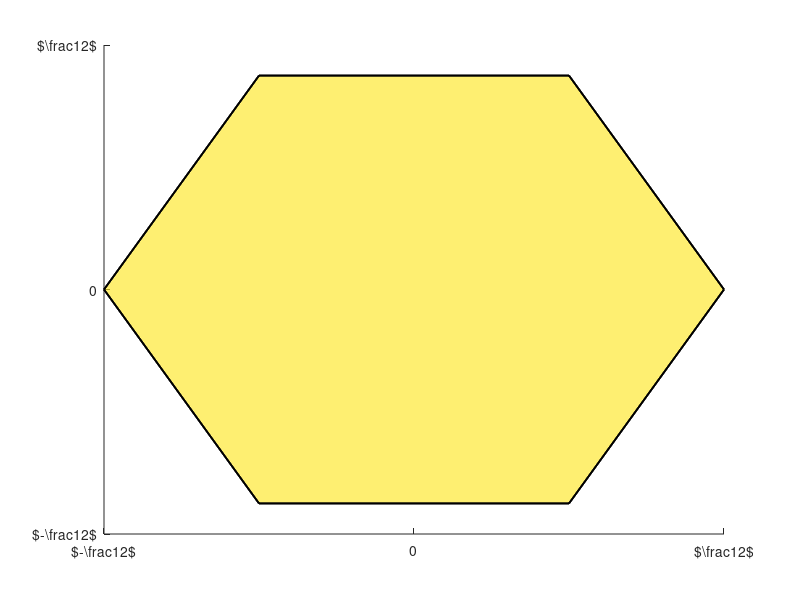

Write the MATLAB code that produced this figure. (Note: this script raises an error after producing the figure.)
%% F_{p_6 \ SE(2)}
close all; clear; clc;

%% Tiles
tile = struct ('face_x', 0, 'face_y', 0, 'face_z', 0, 'face_center', 0);

tile(1).face_x = 2.0 * [4.0, 8.0, 4.0, -4.0, -8.0, -4.0] / 8.0;
tile(1).face_y = 2.0 * [7.0, 0.0, -7.0, -7.0, 0.0, 7.0] / 8.0;
tile(1).face_z = pi * ones (1, 6) / 6.0;

tile(2).face_x = 2.0 * [4.0, 8.0, 4.0, -4.0, -8.0, -4.0] / 8.0;
tile(2).face_y = 2.0 * [7.0, 0.0, -7.0, -7.0, 0.0, 7.0] / 8.0;
tile(2).face_z = -pi * ones (1, 6) / 6.0;

tile(3).face_x = [tile(1).face_x(1), tile(1).face_x(2), tile(1).face_x(2), tile(1).face_x(1)];
tile(3).face_y = [tile(1).face_y(1), tile(1).face_y(2), tile(1).face_y(2), tile(1).face_y(1)];
tile(3).face_z = pi * [1.0, 1.0, -1.0, -1.0] / 6.0;

tile(4).face_x = [tile(1).face_x(2), tile(1).face_x(3), tile(1).face_x(3), tile(1).face_x(2)];
tile(4).face_y = [tile(1).face_y(2), tile(1).face_y(3), tile(1).face_y(3), tile(1).face_y(2)];
tile(4).face_z = pi * [1.0, 1.0, -1.0, -1.0] / 6.0;

tile(5).face_x = [tile(1).face_x(3), tile(1).face_x(4), tile(1).face_x(4), tile(1).face_x(3)];
tile(5).face_y = [tile(1).face_y(3), tile(1).face_y(4), tile(1).face_y(4), tile(1).face_y(3)];
tile(5).face_z = pi * [1.0, 1.0, -1.0, -1.0] / 6.0;

tile(6).face_x = [tile(1).face_x(4), tile(1).face_x(5), tile(1).face_x(5), tile(1).face_x(4)];
tile(6).face_y = [tile(1).face_y(4), tile(1).face_y(5), tile(1).face_y(5), tile(1).face_y(4)];
tile(6).face_z = pi * [1.0, 1.0, -1.0, -1.0] / 6.0;

tile(7).face_x = [tile(1).face_x(5), tile(1).face_x(6), tile(1).face_x(6), tile(1).face_x(5)];
tile(7).face_y = [tile(1).face_y(5), tile(1).face_y(6), tile(1).face_y(6), tile(1).face_y(5)];
tile(7).face_z = pi * [1.0, 1.0, -1.0, -1.0] / 6.0;

tile(8).face_x = [tile(1).face_x(6), tile(1).face_x(1), tile(1).face_x(1), tile(1).face_x(6)];
tile(8).face_y = [tile(1).face_y(6), tile(1).face_y(1), tile(1).face_y(1), tile(1).face_y(6)];
tile(8).face_z = pi * [1.0, 1.0, -1.0, -1.0] / 6.0;

%% Plots
figure; hold on;

for face_index = 1 : 2    
 trisurf ([1, 2, 3, 4, 5, 6, 1],...
     tile(face_index).face_x, tile(face_index).face_y,...
     tile(face_index).face_z, 'FaceAlpha', 0.65, 'Linewidth', 1.3);
end

for face_index = 3 : 8    
 trisurf ([1, 2, 3, 4, 1],...
     tile(face_index).face_x, tile(face_index).face_y,...
     tile(face_index).face_z, 'FaceAlpha', 0.65, 'Linewidth', 1.3);
end

xticks ([-2.0, 0.0, 2.0]);
xticklabels ({'$-\frac{1}{2}$', '0', '$\frac{1}{2}$'});

yticks ([-2.0, 0.0, 2.0]);
yticklabels ({'$-\frac{1}{2}$', '0', '$\frac{1}{2}$'});

zticks ([-pi/6, 0.0, pi/6]);
zticklabels ({'$-\frac{\pi}{6}$', '0', '$\frac{\pi}{6}$'});

plot_properties_SE2;